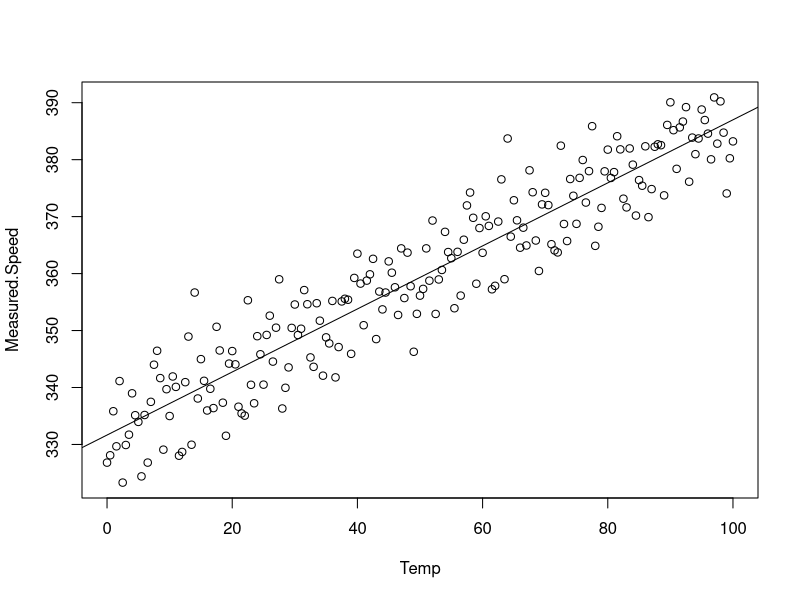
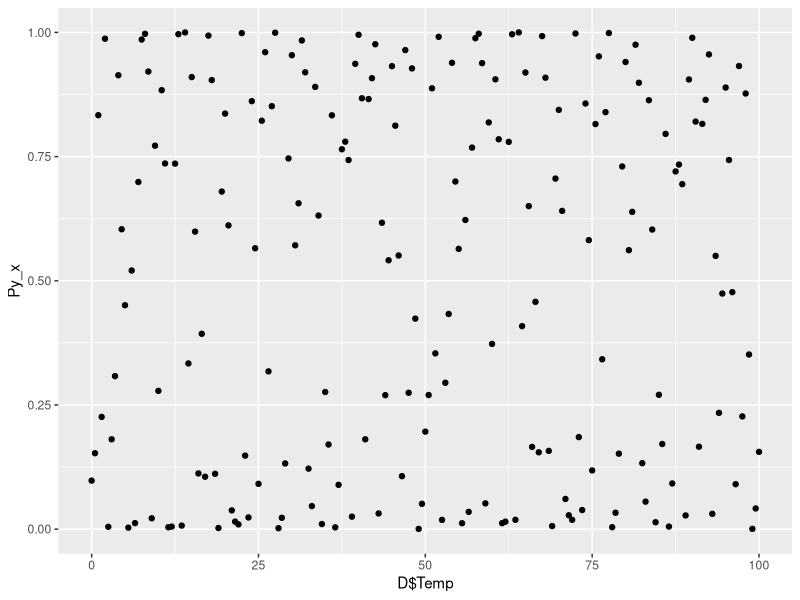

Generate these figures, in order, with R:
## ---- chunk 1
library(ggplot2)
# calorically perfect air
# ratio of specific heat
# R = gas constant (286 m^2/s^2/K for air)
gam_p <- 1.4
R <- 286 
n <- 100

# adding some noise
epsilon = rnorm(n,0,10)

# I want data of y = speed of sound from 273k to 373k degrees
T <- c(seq(273,373,by = .5))
# I thought of this as an error in T, but I think the error will propagate
# the actual error is sqrt(gamma*R*epsilon)
sigma <- sqrt(gam_p*10) # maybe
T_error <- T + epsilon 
T_inC <- T-273
a_sq_real = R*T*gam_p
y_real = sqrt(a_sq_real)
a_sq = R*T_error*gam_p

# I want data of y = speed of sound from 273k to 373k degrees
y = sqrt(a_sq)

D = data.frame(Temp = T_inC, Measured.Speed = y)
plot(D)

# r linear model
lm = lm(D$Measured.Speed ~ D$Temp)
abline(lm)

# the actual slope is gamma*R
slp <- sqrt(gam_p*R) # wrong- it's squared - no actual slope --use derivative

# calculated
inter <- lm$coefficients[2]

## ---- chunk 2



Py_x = pnorm(D$Measured.Speed, D$Temp*lm$coefficients[2]+lm$coefficients[1],sigma)
qplot(D$Temp,Py_x, geom = "point") # doesn't really seem to work

A = lm$coefficients[2]
B = lm$coefficients[1]
sigma = 10
P_330_0 <-09

get_Py_x <- function(speed,temp){
  ## Okay - this gives the probability of x>X or x<X depending on the lower.tail setting. It's not really the prob of being correct. the prob of a point is 0
  P <- pnorm(speed, temp*lm$coefficients[2]+lm$coefficients[1],sigma,lower.tail = FALSE)
  return(P)
}

